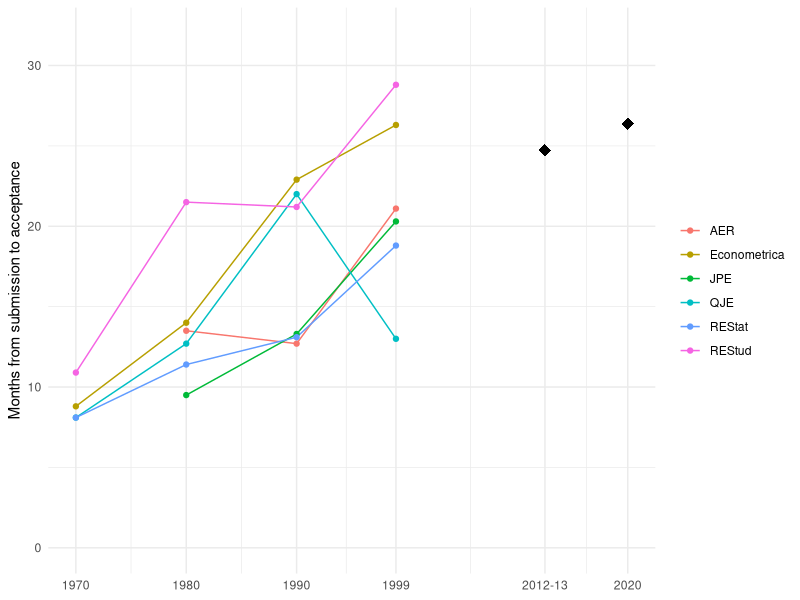
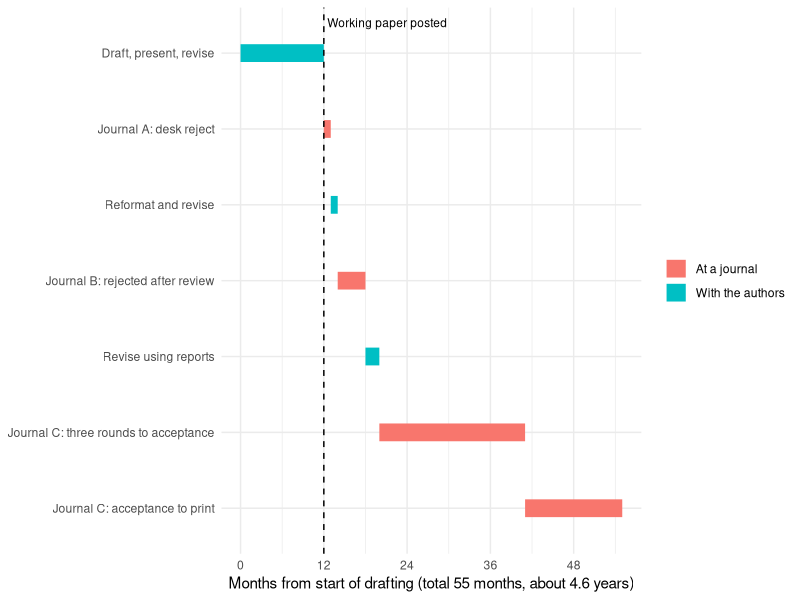

Source code (R) for these figures, in order:
## ---- chunk 1
#| label: fig-review-slowdown
#| fig-cap: "Mean months from submission to acceptance at leading economics journals. Lines: journal-level means for 1970, 1980, 1990, and 1999 from Ellison (2002, Table 1); missing points were not reported. Diamonds: pooled means for four top-five journals and the Review of Economics and Statistics (2012–2013) and for economics journals in 2020, from the working-paper version of Hadavand, Hamermesh, and Wilson."
#| echo: true
#| message: false
#| warning: false
library(ggplot2)

# Ellison (2002), Table 1: mean months from submission to acceptance.
ellison <- data.frame(
  journal = rep(c("AER", "Econometrica", "JPE", "QJE", "REStud", "REStat"), each = 4),
  year    = rep(c(1970, 1980, 1990, 1999), times = 6),
  months  = c(NA, 13.5, 12.7, 21.1,
              8.8, 14.0, 22.9, 26.3,
              NA,  9.5, 13.3, 20.3,
              8.1, 12.7, 22.0, 13.0,
              10.9, 21.5, 21.2, 28.8,
              8.1, 11.4, 13.1, 18.8)
)

# Hadavand, Hamermesh & Wilson (NBER WP 29147), Table 1: pooled means.
recent <- data.frame(year = c(2012.5, 2020), months = c(24.72, 26.38))

ggplot(subset(ellison, !is.na(months)), aes(year, months, colour = journal)) +
  geom_line() +
  geom_point() +
  geom_point(data = recent, aes(year, months), inherit.aes = FALSE,
             shape = 18, size = 4) +
  scale_x_continuous(breaks = c(1970, 1980, 1990, 1999, 2012.5, 2020),
                     labels = c("1970", "1980", "1990", "1999", "2012-13", "2020")) +
  expand_limits(y = c(0, 32)) +
  labs(x = NULL, y = "Months from submission to acceptance", colour = NULL) +
  theme_minimal()
## ---- chunk 2
#| label: fig-review-lifecycle
#| fig-cap: "A stylized life cycle of one paper (illustration). Durations at Journal C are the median times to acceptance (21 months) and the gap between median times to acceptance and to publication (14 months) for top economics journals in 2012-2013 (Hadavand, Hamermesh, and Wilson, working paper). All other durations are assumptions for illustration. Time at Journal C includes the authors' revisions between rounds. The working paper circulates publicly from the end of drafting."
#| echo: true
#| message: false
#| warning: false
library(ggplot2)

stages <- data.frame(
  stage  = c("Draft, present, revise", "Journal A: desk reject", "Reformat and revise",
             "Journal B: rejected after review", "Revise using reports",
             "Journal C: three rounds to acceptance", "Journal C: acceptance to print"),
  months = c(12, 1, 1, 4, 2, 21, 14),   # assumptions except the two Journal C values
  status = c("With the authors", "At a journal", "With the authors", "At a journal",
             "With the authors", "At a journal", "At a journal")
)
stages$end   <- cumsum(stages$months)
stages$start <- stages$end - stages$months
stages$stage <- factor(stages$stage, levels = rev(stages$stage))

ggplot(stages, aes(y = stage)) +
  geom_segment(aes(x = start, xend = end, yend = stage, colour = status), linewidth = 6) +
  geom_vline(xintercept = 12, linetype = "dashed") +
  annotate("text", x = 12.5, y = 7.4, hjust = 0, size = 3,
           label = "Working paper posted") +
  scale_x_continuous(breaks = seq(0, 60, 12)) +
  labs(x = sprintf("Months from start of drafting (total %d months, about %.1f years)",
                   max(stages$end), max(stages$end) / 12),
       y = NULL, colour = NULL) +
  theme_minimal()
## ---- chunk 3
#| label: tbl-referee-voi
#| tbl-cap: "Pivotality and expected value of information for three hypothetical referee requests (stylized example). Prior belief p = 0.6 that the central claim is valid; publication threshold tau = 0.75 (L = 3). Only the placebo test can move the referee across the threshold, so only it can be a requirement; the other two are at most suggestions."
#| echo: true
#| message: false
#| warning: false
# Stylized illustration written for this section; the numbers are hypothetical.
p   <- 0.60          # referee's current belief that the central claim is valid
L   <- 3             # loss from publishing an invalid paper (benefit of a valid one = 1)
tau <- L / (1 + L)   # publication threshold, eq-referee-threshold

v <- function(x) x - (1 - x) * L   # expected payoff of publishing at belief x

requests <- data.frame(
  request = c("Placebo test", "Alternative clustering", "One more year of data"),
  a = c(0.95, 0.90, 0.97),   # Pr(pass | claim valid)
  b = c(0.30, 0.60, 0.90)    # Pr(pass | claim invalid)
)

with(requests, {
  pass   <- p * a + (1 - p) * b
  p_pass <- p * a / pass                          # eq-referee-posterior
  p_fail <- p * (1 - a) / (1 - pass)
  pivotal <- (p < tau & p_pass >= tau) | (p >= tau & p_fail < tau)
  voi <- pass * pmax(0, v(p_pass)) + (1 - pass) * pmax(0, v(p_fail)) -
         max(0, v(p))                             # eq-referee-voi
  data.frame(Request = request,
             `Pr(pass)` = round(pass, 3),
             `Belief after pass` = round(p_pass, 3),
             `Belief after fail` = round(p_fail, 3),
             Pivotal = ifelse(pivotal, "yes", "no"),
             VOI = round(voi, 3),
             check.names = FALSE)
}) |>
  knitr::kable()
## ---- chunk 4
set.seed(42)

n_papers    <- 200          # manuscripts
n_reviewers <- 3            # reviewers per paper
sigma_q     <- 1.0          # SD of true manuscript quality
sigma_b     <- 0.6          # SD of reviewer severity (fixed rater effect)
sigma_e     <- 0.8          # SD of idiosyncratic rating noise

# True latent quality of each manuscript, and each reviewer's severity.
q <- rnorm(n_papers, mean = 0, sd = sigma_q)
b <- rnorm(n_reviewers, mean = 0, sd = sigma_b)

# Ratings r_ij = q_i + b_j + e_ij  (rows = papers, cols = reviewers)
ratings <- sapply(seq_len(n_reviewers), function(j) {
  q + b[j] + rnorm(n_papers, mean = 0, sd = sigma_e)
})

# --- ICC via a one-way variance decomposition (reliability of a single rater) ---
grand_mean  <- mean(ratings)
paper_means <- rowMeans(ratings)
ms_between  <- n_reviewers * sum((paper_means - grand_mean)^2) / (n_papers - 1)
ms_within   <- sum((ratings - paper_means)^2) / (n_papers * (n_reviewers - 1))
icc <- (ms_between - ms_within) /
       (ms_between + (n_reviewers - 1) * ms_within)

# --- Cohen's kappa on categorical verdicts for reviewers 1 and 2 ---
# Threshold continuous ratings into reject / R&R / accept.
to_verdict <- function(x) cut(x, breaks = c(-Inf, -0.5, 0.5, Inf),
                              labels = c("reject", "RnR", "accept"))
v1 <- to_verdict(ratings[, 1])
v2 <- to_verdict(ratings[, 2])

tab  <- table(v1, v2)
p_o  <- sum(diag(tab)) / sum(tab)                       # observed agreement
p_e  <- sum(rowSums(tab) * colSums(tab)) / sum(tab)^2   # chance agreement
kappa <- (p_o - p_e) / (1 - p_e)

cat(sprintf("Single-rater ICC: %.3f\n", icc))
cat(sprintf("Observed agreement (reviewers 1 & 2): %.3f\n", p_o))
cat(sprintf("Cohen's kappa (reviewers 1 & 2):      %.3f\n", kappa))
